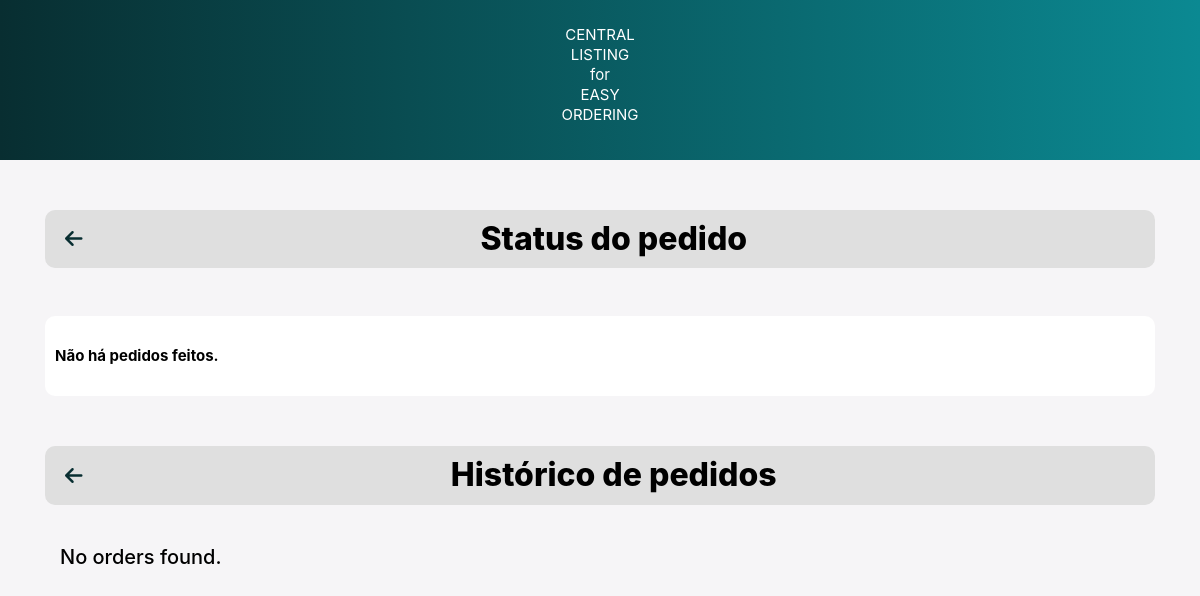
/order_status/ (signed in), run on an earlier commit of the app's database.
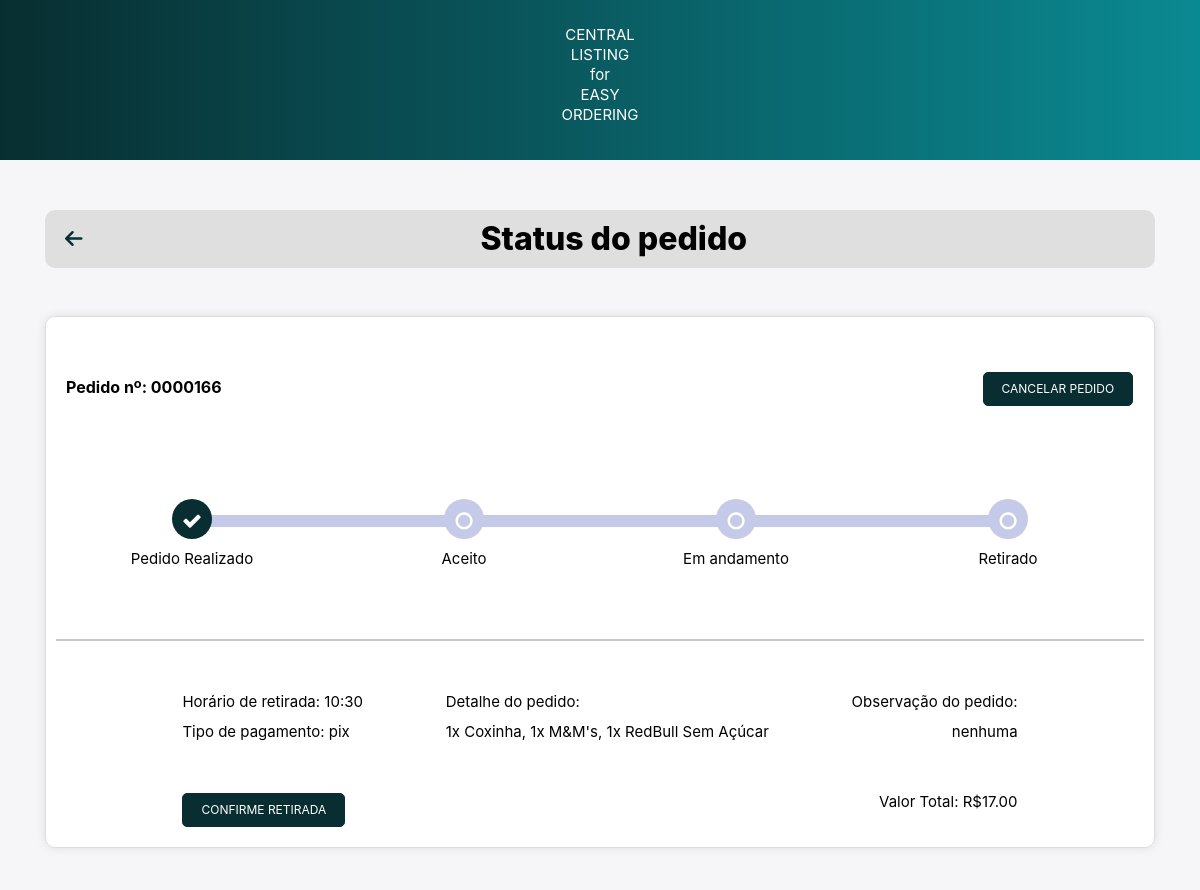
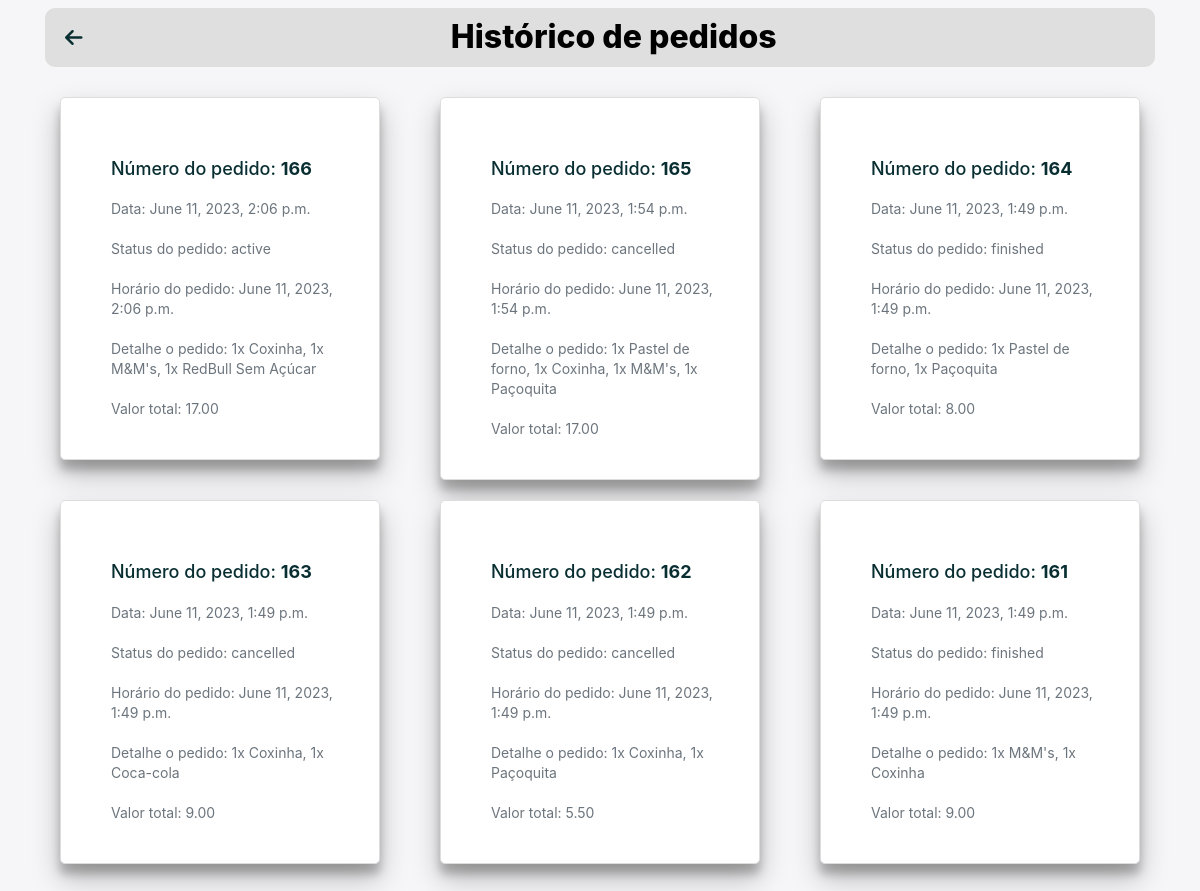
And on a later commit of the database (2 pictures, top to bottom).
### main/models.py (models this page shows)
class Order(models.Model):
    PAYMENT_METHOD_CHOICES = [
        ('pix', 'PIX'),
        ('credit_card', 'Credit Card'),
    ]
    user = models.ForeignKey(User, on_delete=models.CASCADE)
    order = models.CharField(max_length=1000)
    order_datetime = models.DateTimeField()
    pickup_time = models.DateTimeField()
    total = models.DecimalField(max_digits=6, decimal_places=2)
    obs = models.TextField(blank=True)
    payment_method = models.CharField(max_length=20, choices=PAYMENT_METHOD_CHOICES, null=True)
    order_status = models.CharField(max_length=20, blank=True) #active/ canceled/ finished

### main/views.py (the view, shortened to what this page needs)
# urls.py: path('order_status/', views.order_status, name='order_status'),
@login_required(login_url='login')
def order_status(request):
    cart = Cart.objects.filter(user=request.user)
    cart_obs = CartObs.objects.filter(user=request.user).last()
    order = Order.objects.filter(user=request.user, order_status='active')
    order_history = Order.objects.filter(user=request.user).order_by('-order_datetime')
    context = {
        'order': order,
        'order_history': order_history,
    }
    return render(request, 'order_status.html', context)

### templates/order_status.html (shortened to what this page needs)
{% load static %}
<!DOCTYPE html>
<html>
<head>
    <link rel="stylesheet" href="https://cdnjs.cloudflare.com/ajax/libs/font-awesome/6.4.0/css/all.min.css" />
    <link
    rel="stylesheet"
    href="https://cdn.jsdelivr.net/npm/bootstrap@4.3.1/dist/css/bootstrap.min.css"
  />
  <link
    rel="stylesheet"
    href="https://cdnjs.cloudflare.com/ajax/libs/font-awesome/4.7.0/css/font-awesome.css"
  />
  <link rel="stylesheet" type="text/css" href="{% static './css/order_status.css' %}">
</head>
<body>
  <nav>
          <p>CENTRAL<br>LISTING<br>for<br>EASY<br>ORDERING</p>
  </nav>
    <div class="container">
        <div class="top-bar">
            <a id="arrow" href="{% url 'home' %}" class="back-to-home">
                <i class="fas fa-arrow-left"></i>
            </a>
            <h1 class="top-bar-title">Status do pedido</h1>
        </div>
    </div>
    {% for order in order %}
      {% if order.order_status == "active" %}
        <div class="container">
          <div class="card">
            <div class="timeline-container">
              <div class="bottom-container">
                <div class="order_number_text">
                  Pedido nº: 0000{{ order.id }}</p>
                </div>
                <form method="POST" action="{% url 'cancel_order' %}">
                  <button type="submit" class="btn btn-primary custom-btn" id="cancelar pedido" name="cancel_order" style="text-decoration:none">Cancelar pedido</button>
                </form>
              </div>
              <ul id="progressbar" class="text-center">
                <li class="step0">
                  <div class="step-container">
                    <p class="status-text">Pedido Realizado</p>
                  </div>
                </li>
                <li class="step0">
                  <div class="step-container">
                    <p class="status-text">Aceito</p>
                  </div>
                </li>
                <li class="step0">
                  <div class="step-container">
                    <p class="status-text">Em andamento</p>
                  </div>
                </li>
                <li class="step0">
                  <div class="step-container">
                    <p class="status-text">Retirado</p>
                  </div>
                </li>
              </ul>
              <br><br><br><br><br>
              <div class="track-order">
                <hr>
                <div class="row d-flex justify-content-between px-3 top">
                  <div>
                    <p>Horário de retirada: {{ order.pickup_time|date:"H:i"}}</p>
                    <p>Tipo de pagamento: {{ order.payment_method }}</p>
                    <form method="POST" action="">
                      <button type="submit" class="btn btn-primary custom-btn" id="advance" name="finishorder" style="text-decoration:none">Confirme retirada</button>
                    </form>
                  </div>
                  <div>
                    <p>Detalhe do pedido:</p>
                    <p>{{order.order}}</p>
                  </div>
                  <div class="d-flex flex-column text-sm-right">
                    <p>Observação do pedido:</p>
                    <p>{{ order.obs }}</p>
                    <p><br><br>Valor Total: R${{order.total}}</p>
                  </div>
                </div>
              </div>
            </div>
          </div>
        </div>
      {% endif %}
      {% empty %}
      <div class="container">
        <div class="card">
          <div class="order_number_text">
            <p>Não há pedidos feitos.</p>
          </div>
        </div>
      </div>
    {% endfor %}
    <div class="container">
      <div class="top-bar">
          <a id="arrow" href="{% url 'home' %}" class="back-to-home">
              <i class="fas fa-arrow-left"></i>
          </a>
          <h1 class="top-bar-title">Histórico de pedidos</h1>
      </div>
  </div>
    <div class="order-history-container">
      {% for order in order_history %}
          <div class="cardLower h-100">
              <div class="card-body">
                  <h5 class="order-id">Número do pedido: <span class="order-number">{{ order.id }}</span></h5>
                  <p class="card-text">Data: {{ order.order_datetime }}</p>
                  <p class="card-text">Status do pedido: {{ order.order_status }}</p>
                  <p class="card-text">Horário do pedido: {{ order.order_datetime }}</p>
                  <p class="card-text">Detalhe o pedido: {{ order.order }}</p>
                  <p class="card-text">Valor total: {{ order.total }}</p>
              </div>
          </div>
      {% empty %}
          <h5 class="text-center">No orders found.</h5>
      {% endfor %}
  </div>
</body>
</html>

### static/css/order_status.css (style rules this page uses)
* { box-sizing: border-box; margin: 0; padding: 0; }
nav { background: linear-gradient(90deg, #082E31, #0b8992); padding: 5px; text-align: center; font-size: 15px; width: 100%; color: #fff; margin-bottom: 50px; font-weight: normal; }
.top-bar { display: flex; align-items: center; padding: 10px 20px; background-color: #dfdfdf; border-radius: 10px; width: 100%; margin: 0 auto; position: relative; }
.top-bar-title { flex-grow: 1; margin: 0; font-size: 32px; text-align: center; }
.back-to-home { color: #082E31; font-size: 20px; margin-right: 10px; }
body { color: #000; overflow-x: hidden; height: 100%; background-color: #f6f5f7; background-repeat: no-repeat; }
.card { z-index: 0; background-color: #fff; padding-bottom: 0px; margin-top: 48px; border-radius: 10px; border: 0px solid rgba(0,0,0,.125); margin-bottom: 50px; }
.top { padding-top: 30px; padding-left: 13% !important; padding-right: 13% !important; }
#progressbar { margin-bottom: 1px; padding-left: 0; margin-top: 70px; }
#progressbar li { list-style-type: none; font-size: 13px; width: 25%; float: left; position: relative; font-weight: 400; }
#progressbar .step0::before { font-family: FontAwesome; content: '\f10c'; color: #fff; }
#progressbar li::before { width: 40px; height: 40px; line-height: 45px; display: block; font-size: 20px; background: #c5cae9; border-radius: 50%; margin: auto; padding: 0; }
#progressbar li::after { content: ''; width: 100%; height: 12px; background-color: #c5cae9; position: absolute; top: 16px; left: 0; z-index: -1; }
#progressbar li:last-child::after { border-top-right-radius: 10px; border-bottom-right-radius: 10px; position: absolute; left: -50%; }
#progressbar li:nth-child(2)::after, #progressbar li:nth-child(3)::after { left: -50%; }
#progressbar li:first-child::after { border-top-left-radius: 10px; border-bottom-right-radius: 10px; position: absolute; left: 50%; }
#progressbar li.active::before, #progressbar li.active::after { background-color: #082E31; transition: background 1.0s; }
#progressbar li.active::before { font-family: FontAwesome; content: '\f00c'; color: #fff; }
.status-text { text-align: center; margin-top: 10px; }
.step-container { display: flex; flex-direction: column; align-items: center; justify-content: center; }
.container .card .row { margin-bottom: 20px; }
.container .card .row p { margin: 0; padding: 5px 0; }
.container .card .row .d-flex { flex-direction: column; align-items: flex-start; }
.container .card .row .text-sm-right { align-items: flex-end; }
hr { background-color: #dfdfdf; border-width: 2px; }
.timeline-container { border: 1px solid #ddd; border-radius: 10px; padding: 10px; box-shadow: 0px 0px 10px rgba(0,0,0,0.1); padding-top: 48px; }
.track-order { margin-top: 20px; width: 100%; }
h5 { padding-top: 20px; padding-left: 10px; }
h1 { font-weight: bold; font-weight: 800; }
p { font-size: 15px; line-height: 20px; margin: 20px 0 30px; }
.order_number_text { padding-top: 10px; padding-left: 10px; font-size: 16px; font-weight: bolder; }
.btn { text-transform: uppercase; font-size: 12px; padding: 7px 18px; border-radius: 5px; cursor: pointer; text-decoration: none; }
.btn-primary { background-color: #082E31; color: #fff; border: 1px solid #082E31; }
#advance { position: relative; top: 46px; }
.order-history-container { display: flex; flex-wrap: wrap; justify-content: space-between; padding: 20px; max-width: 1140px; position: relative; margin: 0 auto; position: relative; }
.cardLower { background-color: #fff; border: 1px solid #ddd; border-radius: 5px; box-shadow: 0 14px 28px rgba(0,0,0,0.25), 0 10px 10px rgba(0,0,0,0.22); padding: 20px; width: 320px; height: auto; margin: 10px; }
.card-text { color: #6c757d; font-size: 14px; margin-bottom: 15px; padding-left: 10px; }
.order-id { font-size: 18px; color: #082E31; }
.order-number { font-weight: bold; }
.bottom-container { display: flex; justify-content: space-between; align-items: baseline; flex-wrap: wrap; width: 99%; }

What changed in the data, as far as the page shows it:
added Order: id "166", pickup_time "10:30", payment_method "pix", order "1x Coxinha, 1x M&M's, 1x RedBull Sem Açúcar", obs "nenhuma", total "17.00", order_datetime "June 11, 2023, 2:06 p.m.", order_status "active"
added Order: id "165", order_datetime "June 11, 2023, 1:54 p.m.", order_status "cancelled", order "1x Pastel de forno, 1x Coxinha, 1x M&M's, 1x Paçoquita", total "17.00", shown under "Histórico de pedidos"
added Order: id "164", order_datetime "June 11, 2023, 1:49 p.m.", order_status "finished", order "1x Pastel de forno, 1x Paçoquita", total "8.00", shown under "Histórico de pedidos"
added Order: id "163", order_datetime "June 11, 2023, 1:49 p.m.", order_status "cancelled", order "1x Coxinha, 1x Coca-cola", total "9.00", shown under "Histórico de pedidos"
added Order: id "162", order_datetime "June 11, 2023, 1:49 p.m.", order_status "cancelled", order "1x Coxinha, 1x Paçoquita", total "5.50", shown under "Histórico de pedidos"
added Order: id "161", order_datetime "June 11, 2023, 1:49 p.m.", order_status "finished", order "1x M&M's, 1x Coxinha", total "9.00", shown under "Histórico de pedidos"
Also different on the page:
text no longer shown: "Não há pedidos feitos. No orders found."
